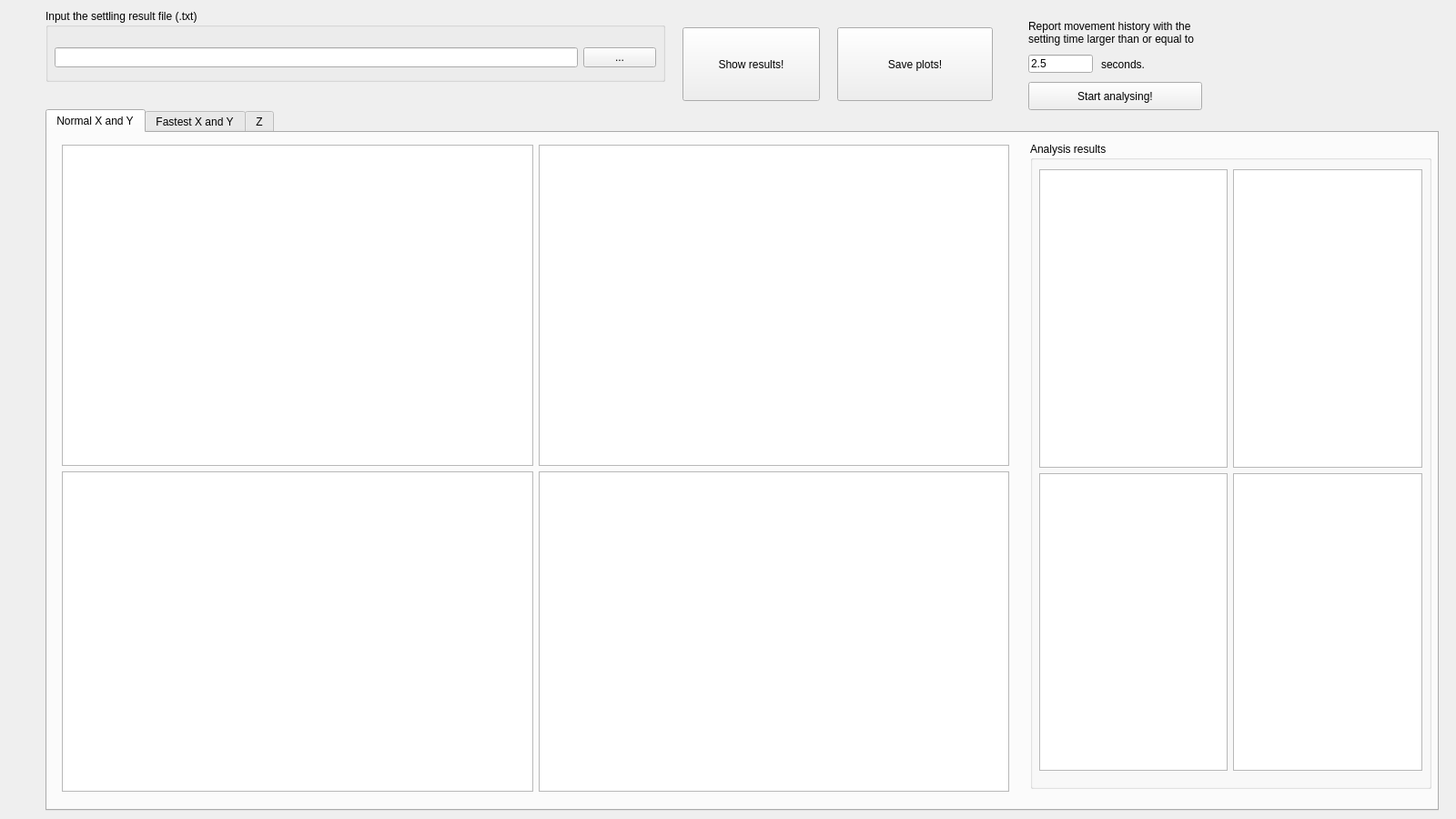
<?xml version="1.0" encoding="UTF-8"?>
<ui version="4.0">
 <class>Widget</class>
 <widget class="QWidget" name="Widget">
  <property name="enabled">
   <bool>true</bool>
  </property>
  <property name="geometry">
   <rect>
    <x>0</x>
    <y>0</y>
    <width>1600</width>
    <height>900</height>
   </rect>
  </property>
  <property name="minimumSize">
   <size>
    <width>1600</width>
    <height>900</height>
   </size>
  </property>
  <property name="maximumSize">
   <size>
    <width>1600</width>
    <height>900</height>
   </size>
  </property>
  <property name="windowTitle">
   <string>Stage settling analyser 2024</string>
  </property>
  <widget class="QGroupBox" name="groupBox">
   <property name="geometry">
    <rect>
     <x>50</x>
     <y>10</y>
     <width>681</width>
     <height>80</height>
    </rect>
   </property>
   <property name="title">
    <string>Input the settling result file (.txt)</string>
   </property>
   <widget class="QWidget" name="layoutWidget">
    <property name="geometry">
     <rect>
      <x>10</x>
      <y>40</y>
      <width>661</width>
      <height>26</height>
     </rect>
    </property>
    <layout class="QHBoxLayout" name="horizontalLayout">
     <item>
      <widget class="QLineEdit" name="lineEditInputFileLocation"/>
     </item>
     <item>
      <widget class="QPushButton" name="pushButtonFindInputFile">
       <property name="text">
        <string>...</string>
       </property>
      </widget>
     </item>
    </layout>
   </widget>
  </widget>
  <widget class="QTabWidget" name="tabWidget">
   <property name="geometry">
    <rect>
     <x>50</x>
     <y>120</y>
     <width>1531</width>
     <height>771</height>
    </rect>
   </property>
   <property name="toolTip">
    <string>&lt;html&gt;&lt;head/&gt;&lt;body&gt;&lt;p&gt;Normal&lt;/p&gt;&lt;/body&gt;&lt;/html&gt;</string>
   </property>
   <property name="currentIndex">
    <number>0</number>
   </property>
   <widget class="QWidget" name="tabNormal">
    <attribute name="title">
     <string>Normal X and Y</string>
    </attribute>
    <widget class="QGroupBox" name="groupBox_2">
     <property name="geometry">
      <rect>
       <x>1080</x>
       <y>10</y>
       <width>441</width>
       <height>711</height>
      </rect>
     </property>
     <property name="title">
      <string>Analysis results</string>
     </property>
     <widget class="QWidget" name="layoutWidget">
      <property name="geometry">
       <rect>
        <x>10</x>
        <y>30</y>
        <width>421</width>
        <height>661</height>
       </rect>
      </property>
      <layout class="QVBoxLayout" name="verticalLayout_2">
       <item>
        <layout class="QHBoxLayout" name="horizontalLayout_4">
         <item>
          <widget class="QTextEdit" name="textEditNormalSmallX"/>
         </item>
         <item>
          <widget class="QTextEdit" name="textEditNormalBigX"/>
         </item>
        </layout>
       </item>
       <item>
        <layout class="QHBoxLayout" name="horizontalLayout_5">
         <item>
          <widget class="QTextEdit" name="textEditNormalSmallY"/>
         </item>
         <item>
          <widget class="QTextEdit" name="textEditNormalBigY"/>
         </item>
        </layout>
       </item>
      </layout>
     </widget>
    </widget>
    <widget class="QWidget" name="layoutWidget">
     <property name="geometry">
      <rect>
       <x>16</x>
       <y>13</y>
       <width>1041</width>
       <height>711</height>
      </rect>
     </property>
     <layout class="QVBoxLayout" name="verticalLayout">
      <item>
       <layout class="QHBoxLayout" name="horizontalLayout_2">
        <item>
         <widget class="PlotWidget" name="gvSmallNormalX"/>
        </item>
        <item>
         <widget class="PlotWidget" name="gvBigNormalX"/>
        </item>
       </layout>
      </item>
      <item>
       <layout class="QHBoxLayout" name="horizontalLayout_3">
        <item>
         <widget class="PlotWidget" name="gvSmallNormalY"/>
        </item>
        <item>
         <widget class="PlotWidget" name="gvBigNormalY"/>
        </item>
       </layout>
      </item>
     </layout>
    </widget>
   </widget>
   <widget class="QWidget" name="tabFastest">
    <attribute name="title">
     <string>Fastest X and Y</string>
    </attribute>
   </widget>
   <widget class="QWidget" name="tab_3">
    <attribute name="title">
     <string>Z</string>
    </attribute>
   </widget>
  </widget>
  <widget class="QPushButton" name="pushButtonShowResults">
   <property name="geometry">
    <rect>
     <x>750</x>
     <y>30</y>
     <width>151</width>
     <height>81</height>
    </rect>
   </property>
   <property name="text">
    <string>Show results!</string>
   </property>
  </widget>
  <widget class="QPushButton" name="pushButtonSavePlots">
   <property name="geometry">
    <rect>
     <x>920</x>
     <y>30</y>
     <width>171</width>
     <height>81</height>
    </rect>
   </property>
   <property name="text">
    <string>Save plots!</string>
   </property>
  </widget>
  <widget class="QLabel" name="label">
   <property name="geometry">
    <rect>
     <x>1130</x>
     <y>0</y>
     <width>201</width>
     <height>71</height>
    </rect>
   </property>
   <property name="text">
    <string>Report movement history with the setting time larger than or equal to</string>
   </property>
   <property name="wordWrap">
    <bool>true</bool>
   </property>
  </widget>
  <widget class="QLineEdit" name="lineEditTimeForAnalysing">
   <property name="geometry">
    <rect>
     <x>1130</x>
     <y>60</y>
     <width>71</width>
     <height>20</height>
    </rect>
   </property>
   <property name="text">
    <string>2.5</string>
   </property>
  </widget>
  <widget class="QLabel" name="label_2">
   <property name="geometry">
    <rect>
     <x>1210</x>
     <y>40</y>
     <width>101</width>
     <height>61</height>
    </rect>
   </property>
   <property name="text">
    <string>seconds.</string>
   </property>
   <property name="wordWrap">
    <bool>false</bool>
   </property>
  </widget>
  <widget class="QPushButton" name="pushButtonStartAnalysing">
   <property name="geometry">
    <rect>
     <x>1130</x>
     <y>90</y>
     <width>191</width>
     <height>31</height>
    </rect>
   </property>
   <property name="text">
    <string>Start analysing!</string>
   </property>
  </widget>
 </widget>
 <customwidgets>
  <customwidget>
   <class>PlotWidget</class>
   <extends>QGraphicsView</extends>
   <header>pyqtgraph</header>
  </customwidget>
 </customwidgets>
 <resources/>
 <connections/>
</ui>
